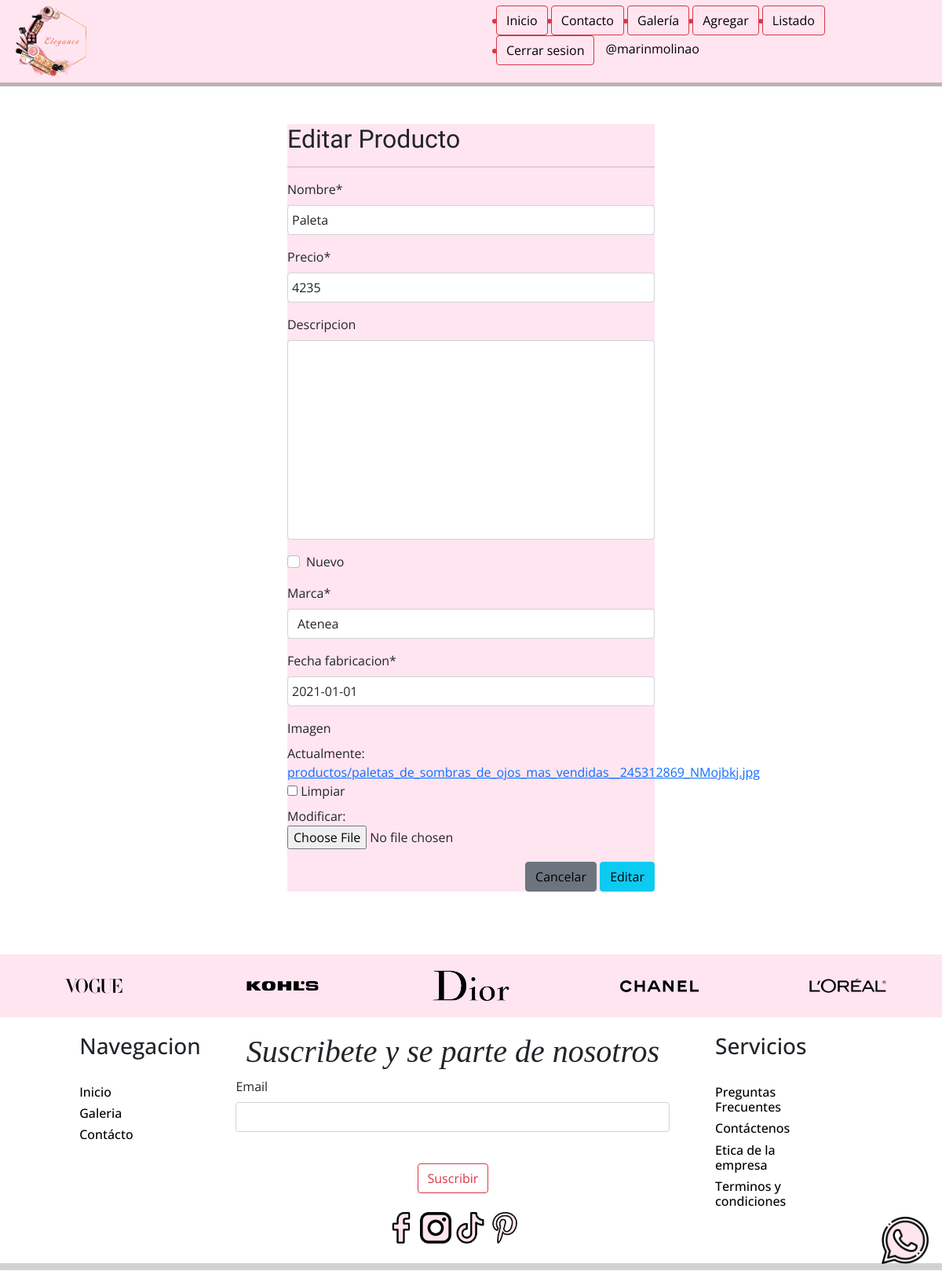
The page /modificar-producto/3/ (signed in) on the database its author committed.
### app/models.py (models this page shows, shortened)
class Producto(models.Model):
    nombre = models.CharField(max_length=50)
    precio = models.IntegerField()
    descripcion = models.TextField(blank=True, null=True)
    nuevo = models.BooleanField()
    marca = models.ForeignKey(Marca, on_delete=models.PROTECT)
    fecha_fabricacion = models.DateField()
    imagen = models.ImageField(upload_to="productos", blank=True, null=True)

class Marca(models.Model):
    nombre = models.CharField(max_length=50)
    def __str__(self):
        return self.nombre

### app/views.py (the view, shortened to what this page needs)
# urls.py: path('modificar-producto/<id>/', modificar_producto, name='modificar'),
@permission_required('app.change_producto')
def modificar_producto(request, id):
    producto = get_object_or_404(Producto, id=id)
    data = {
        'form': ProductoForm(instance=producto),
        'formsus':SuscripcionForm()
    }
    return render(request, 'app/producto/modificar.html', data)

### app/forms.py
class ProductoForm(forms.ModelForm):
    imagen = forms.ImageField(required=False, validators=[MaxSizeFileValidators(max_file_size=3)])
    class Meta:
        model = Producto
        fields = '__all__'
        widgets = {
            "fecha_fabricacion": DatePickerInput(format='%d/%m/%Y')
        }

class SuscripcionForm(forms.ModelForm):
    class Meta:
        model = Suscriptores
        fields = '__all__'

### app/templates/app/producto/modificar.html (shortened to what this page needs)
{% extends 'app/base.html' %}
{% block contenido %}
{% load crispy_forms_tags %}
<br><br>
        <div class="row">
            <div class="col-12 col-md-6 offset-md-3">
                <div class="fondo_formulario" class="card">
                    <div class="card_body">
                        <h2>Editar Producto</h2>
                        <hr>
                        <form class="espacio"  action="" method="post" enctype="multipart/form-data">
                            {{ form | crispy }}
                            <div class="d-flex justify-content-end">
                                <a class="reset" href="{% url 'home' %}"><button type="button" class="btn btn-secondary">Cancelar</button></a>
                                <input type="submit" value="Editar" class="btn btn-info">
                            </div>
                        </form>
            </div>
        </div>
    </div>
</div>
{% endblock %}

### app/templates/app/base.html (shortened to what this page needs)
{% load bootstrap4 %}
{% bootstrap_css %}
<!DOCTYPE html>
<html lang="es">
<head>
    <link href="https://cdn.jsdelivr.net/npm/bootstrap@5.0.1/dist/css/bootstrap.min.css" rel="stylesheet">
    {% load static %}
    {% load crispy_forms_tags%}
    <link rel="stylesheet" href="{% static 'app/css/estilos.css' %}">
    {% load pwa %}
</head>
<body>
    <header id="header">
        <div class="contenedor_logo">
            <a href="{% url 'home' %}"><img  class="logo"  src="{% static 'app/img//iconos/elegance-icon.png' %}" alt="logo"></a>
        </div>
        <div>
            <nav id="nav">
                <ul>
                    <button type="button" class="btn btn-outline-danger">
                    <li>
                        <a href="{% url 'home' %}"> Inicio </a>
                    </li>
                    </button>
                    <button type="button" class="btn btn-outline-danger">
                    <li>
                        <a href="{% url 'contacto' %}">Contacto</a>
                    </li>
                    </button>
                    <button type="button" class="btn btn-outline-danger">
                    <li><a href="{% url 'galeria' %}">Galería</a></li></button>
                    {% if perms.app.add_producto %}
                    <button type="button" class="btn btn-outline-danger">
                    <li><a href="{% url 'agregar' %}">Agregar</a></li></button>
                    {% endif %}
                    {% if perms.app.view_producto %}
                    <button type="button" class="btn btn-outline-danger">
                    <li><a href="{% url 'listar' %}">Listado</a></li></button>
                    {% endif %}
                    {% if user.is_authenticated %}
                        <button type="button" class="btn btn-outline-danger">
                        <li>
                            <a href="{% url 'logout' %}">Cerrar sesion</a>
                        </li>
                        </button>
                        <li>
                            <a href="#" class="us">@{{ user.username }}</a>
                        </li>
                    {% endif %}
                </ul>
            </nav>
        </div>
    </header>
    <div id="contenido">
        {% block contenido %}
        {% endblock %}
    </div>
    <div class="boton"><a href="https://api.whatsapp.com/send?phone=[+57][3209459584]" target="_blank"><img src="{% static 'app/img/iconos/whatsapp.png' %}" alt="whatsapp"></a></div>
    <footer>
        <div class="marcas">
            <img src="{% static 'app/img/footer/vogue-logo.svg' %}" alt="vogue">
            <img src="{% static 'app/img/footer/kohl-s.png' %}" alt="kohl">
            <img src="{% static 'app/img/footer/dior.png' %}" alt="dior">
            <img src="{% static 'app/img/footer/chanel.svg' %}" alt="chanel" class="chanel">
            <img src="{% static 'app/img/footer/loreal.png' %}" alt="loreal">
        </div>
        <div class="inferior">
            <div class="navegacion">
                <h3>Navegacion</h3>
                <br>
                <a href="{% url 'home' %}"><h6>Inicio</h6></a>
                <a href="{% url 'galeria' %}"><h6>Galeria</h6></a>
                <a href="{% url 'contacto' %}"><h6>Contácto</h6></a>
            </div>
            <div class="centro">
                <h1>Suscribete y se parte de nosotros</h1>
                <form action="{% url 'home' %}" method="post">{% csrf_token %}
                    {{ formsus | crispy }}
                <br>
                <center><button type="submit" class="btn btn-outline-danger">Suscribir</button></center>
                </form>
                <br>
                    <center>
                        <a href="https://www.facebook.com/profile.php?id=100068638785473" target="_blank"><img src="{% static 'app/img/iconos/facebook.png' %}" alt="facebook"></a>
                        <a href="https://www.instagram.com/elegance_lo_mejor/" target="_blank"><img src="{% static 'app/img/iconos/instagram.png' %}" alt="instagram"></a>
                        <a href="https://www.tiktok.com/@elegance041?lang=es" target="_blank"><img src="{% static 'app/img/iconos/tik-tok.png' %}" alt="tik tok"></a>
                        <a href="https://co.pinterest.com/elegancelomejor2021/_saved/" target="_blank"><img src="{% static 'app/img/iconos/pinterest.png' %}" alt="pinterest"></a>
                    </center>
            </div>
            <div class="servicios">
                <h3>Servicios</h3>
                <br>
                <a href="#"><h6>Preguntas Frecuentes</h6></a>
                <a href="{% url 'contacto' %}"><h6>Contáctenos</h6></a>
                <a href="#"><h6>Etica de la empresa</h6></a>
                <a href="#"><h6>Terminos y condiciones</h6></a>
            </div>
        </div>
        <hr>
    </footer>
</body>
</html>

### app/static/app/css/estilos.css (style rules this page uses)
* { margin:0; padding:0; }
body { background-color: white; font-family: 'Open Sans', sans-serif; }
h1,h2 { font-family: 'Balsamiq Sans', cursive; }
header { width: 100%; height: 110px; background-color: #FFE5F0; display: flex; justify-content: space-between; border-bottom: 5px solid rgb(128, 128, 128, 0.5); }
header > div { width: 50%; }
.contenedor_logo { display: flex; align-items: center; }
.logo { width: 90px; margin-left: 20px; }
nav { display: flex; justify-content: flex-end; align-items: center; height: 100%; }
nav > ul { margin-right: 28px; }
nav > ul > li { display: inline; margin-left: 10px; }
nav a { color:rgb(0, 0, 0); text-decoration: none; }
#contenido { width: 80%; margin:auto; max-width: 1280px; min-height: 100vh; }
.fondo_formulario { background-color: #FFE5F0; }
.espacio { margin-bottom: 50px; }
.boton { position: fixed; bottom: 13px; right: 17px; margin-bottom: 10px; }
.boton img { width: 60px; height: 60px; }
.reset button { color: black; }
footer { width: 100%; height: auto; background-color: #FFFFFF; margin-top: 30px; }
footer > .marcas { width: 100%; height: 80px; background-color: #FFE5F0; display: flex; justify-content: space-around; align-items: center; }
footer > .marcas > img { width: 100px; }
footer .inferior { width: 96%; margin-left: 2%; margin-right: 2%; display: inline-flex; padding-top: 20px; }
.inferior .navegacion { float: left; width: 24%; padding-left: 6.7%; padding-right: 5%; }
.inferior .navegacion a { text-decoration: none; color: black; }
.inferior .centro { width: 48%; }
.inferior .centro h1 { text-align: center; font-style: italic; font-family: Georgia, 'Times New Roman', Times, serif; }
.inferior .centro img { width: 40px; height: 40px; margin-bottom: 10px; }
.inferior .servicios { float: right; width: 24%; padding-left: 5%; padding-right: 6.7%; }
.inferior .servicios a { text-decoration: none; color: black; }
footer hr { margin-top: 15px; margin-bottom: 15px; border: 4px solid rgb(128, 128, 128, 0.5); }
input[type=text], input[type=email], input[type=number], select, textarea { width: 100%; padding: 5px; }
textarea { resize: none; }

### rows shown on the page
Producto: nombre "Paleta", precio "4235", marca "Atenea", fecha_fabricacion "2021-01-01"

### other values the page prints
{{ user.username }} "marinmolinao"
